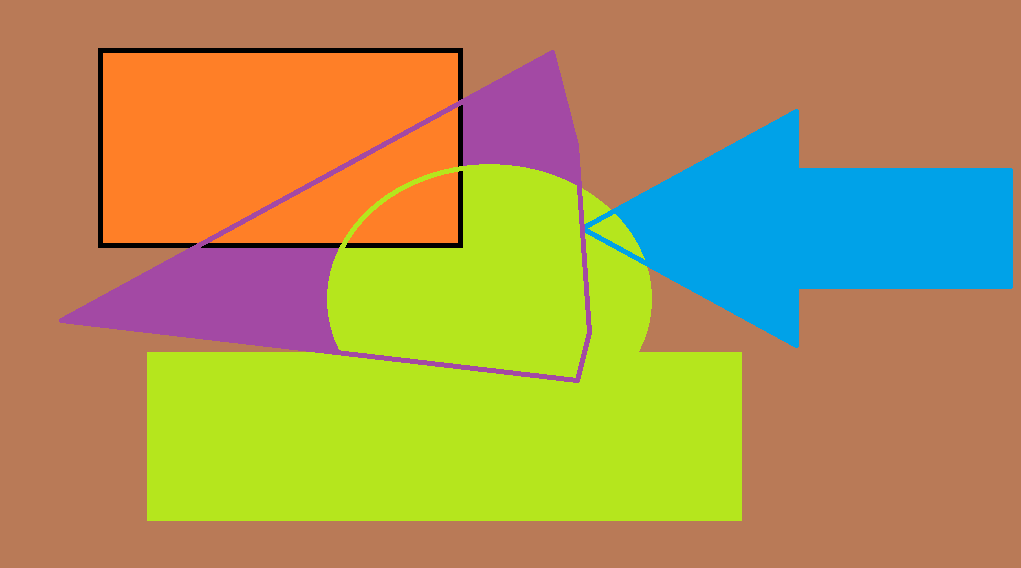
#> input picture 参考代码/二元哈夫曼编码/Huffman-Coding-master/test.bmp, 1021 x 568 px
$ python '二元霍夫曼编码.py'
#> lines starting #> are read from the running program, lines starting #| are printed output that depends on the picture
#coding:utf-8
from PIL import Image
from struct import  *
xiang_su_pin_lv={}
jie_dian_list = []
bian_ma_biao = {}

class node: #节点的类
    def __init__(self, right=None, left=None, parent=None, weight=0, code=None):  #节点构造方法
        self.left = left
        self.right = right
        self.parent = parent
        self.weight = weight
        self.code = code

def picture_convert(): #将bmp图片转换为灰值图
    picture = Image.open('./test.bmp')
#> picture is the input picture: PIL image 1021x568 RGB; mean R, G, B 172.3, 148.7, 84
    picture = picture.convert('L')
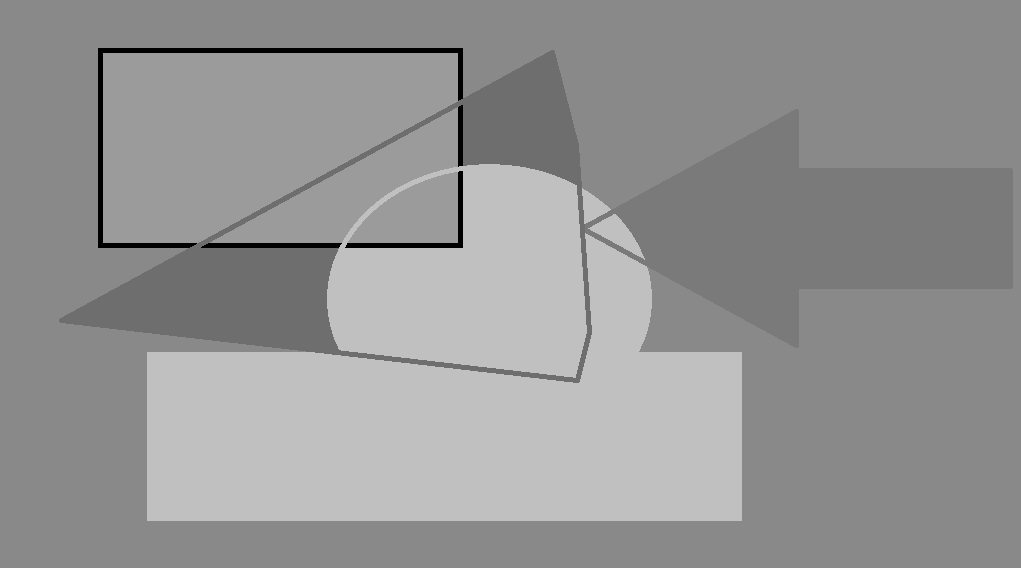
#> picture: PIL image 1021x568 L; min 0, max 192, mean 148.4
    picture.save('new.bmp')
    return picture  #返回转换后的图片对象

def pin_lv_tong_ji(list): #统计每个像素出现的次数
    global xiang_su_pin_lv
    for i in list:
        if i not in xiang_su_pin_lv.keys():
            xiang_su_pin_lv[i]=1 #若此像素点不在字符频率字典里则直接添加
        else:
            xiang_su_pin_lv[i] += 1 #若存在在字符频率字典里则对应值加一


def gou_zao_ye_zi(xiang_su_zhi): #构造叶子节点，分别赋予其像素点的值和像素点的权值
    for i in range(len(xiang_su_zhi)):
        jie_dian_list.append(node(weight=xiang_su_zhi[i][1], code=str(xiang_su_zhi[i][0])))
        #print xiang_su_zhi[i][0],str(xiang_su_zhi[i][1])
    #print jie_dian_list.__len__()
    return jie_dian_list

def sort_by_weight(list_node):  #将每次更新后的node列表按权值进行排序
    list_node =sorted(list_node, key=lambda node:node.weight)
    return list_node

def huo_fu_man_shu(listnode): #构造霍夫曼树
    listnode = sort_by_weight(listnode)
    while len(listnode) != 1:
        low_node0,low_node1 = listnode[0], listnode[1] #每次取最小权值的两个像素点进行合并
        new_change_node = node()
        new_change_node.weight = low_node0.weight + low_node1.weight
        new_change_node.left = low_node0
        new_change_node.right = low_node1
        low_node0.parent = new_change_node
        low_node1.parent = new_change_node
        listnode.remove(low_node0)
        listnode.remove(low_node1)
        listnode.append(new_change_node)
        listnode = sort_by_weight(listnode)
    #print listnode
    return listnode #返回头结点

def er_yuan_huo_fu_man_bian_ma(picture):  #编码函数，返回编码表以及编码结果
    width = picture.size[0]
#> width = 1021
    height = picture.size[1]
#> height = 568
    im = picture.load()
    print ("像素点个数为："),width*height
#| 像素点个数为：
    print ("灰度图宽为"+str(width)+"像素")
#| 灰度图宽为1021像素
    print ("灰度图高为"+str(height)+"像素")
#| 灰度图高为568像素
    list = [] #将像素点保存在列表中进行频率统计
    for i in range(width):
        for j in range(height):
           list.append(im[i,j])
#> after the loop, list = 579928 items
    pin_lv_tong_ji(list) #统计每个像素点的次数
#> after the loop in pin_lv_tong_ji, `for i in list:`: xiang_su_pin_lv = {137: 280209, 110: 34396, 0: 5414, 155: 65287, 192: 142848, 122: 51774}
    global xiang_su_pin_lv
    xiang_su = xiang_su_pin_lv
#> xiang_su has the same summary as xiang_su_pin_lv in pin_lv_tong_ji
    xiang_su = sorted(xiang_su.items(),key=lambda item:item[1])
#> xiang_su = [(0, 5414), (110, 34396), (122, 51774), (155, 65287), (192, 142848), (137, 280209)]
    ye_zi_list = gou_zao_ye_zi(xiang_su) #构造叶子节点
#> the loop in gou_zao_ye_zi, `for i in range(len(xiang_su_zhi)):` made 6 passes
#> after the loop in gou_zao_ye_zi, `for i in range(len(xiang_su_zhi)):`: jie_dian_list = 6 items
#> ye_zi_list = 6 items
    head = huo_fu_man_shu(ye_zi_list)[0] #保存编码树的头结点
#> the loop in huo_fu_man_shu, `while len(listnode) != 1:` made 5 passes
    global  bian_ma_biao
    for e in ye_zi_list:  #构造编码表
        new_change_node = e
        bian_ma_biao.setdefault(e.code, "")#如果字典中包含有给定键，则返回该键对应的值，否则返回为该键设置的值。
        while new_change_node!=head:
            if new_change_node.parent.left == new_change_node:
                bian_ma_biao[e.code] = "1" + bian_ma_biao[e.code]
            else:
                bian_ma_biao[e.code] = "0" + bian_ma_biao[e.code]
            new_change_node = new_change_node.parent
#> this loop made 6 passes
#> after the loop, bian_ma_biao = {'0': '00011', '110': '00010', '122': '0000', '155': '001', '192': '01', '137': '1'}
    for key in bian_ma_biao.keys():
        print ("信源像素点" + key+"霍夫曼编码后的码字为：" + bian_ma_biao[key])
#> this loop made 6 passes
#> key on passes 1 to 6: '0', '110', '122', '155', '192', '137'
#| 信源像素点0霍夫曼编码后的码字为：00011
#| 信源像素点110霍夫曼编码后的码字为：00010
#| 信源像素点122霍夫曼编码后的码字为：0000
#| 信源像素点155霍夫曼编码后的码字为：001
#| 信源像素点192霍夫曼编码后的码字为：01
#| 信源像素点137霍夫曼编码后的码字为：1
    result = '' #编码结果，对每个像素点进行霍夫曼编码
    for i in range(width):
        for j in range(height):
            for key,values in bian_ma_biao.items():
                if str(im[i,j]) == key:
                    result = result+values
    file = open('result.txt','w')
    file.write(result)
    print("大佬，您的编码表为:",bian_ma_biao)
#| 大佬，您的编码表为: {'0': '00011', '110': '00010', '122': '0000', '155': '001', '192': '01', '137': '1'}

def zi_jie_xie_ru():
    pppp = open('result.txt', 'r')
    #readlines返回列表，包含所有的行。strip移除字符串头尾指定的字符序列。
    pppp = pppp.readlines()[0].strip('\n')
    str = pppp
    yu_shu = 8 - pppp.__len__() % 8
    #print yu_shu
    file = open("huo_fu_man_compress.txt", "wb")
    for i in range(0,str.__len__(),8):
        if i+8>str.__len__():
            char = 00000000
            erjinzhi = str[i:]
            #print erjinzhi
            buling = ''
            for i in range(yu_shu):
                buling = buling + '0'
            erjinzhi = buling +erjinzhi

            for j in range(8):
                if erjinzhi[j] == '1':
                    if j == 7:
                        char += 1
                    else:
                        char += 1
                        char = char << 1
                if erjinzhi[j] == "0":
                    if j == 7:
                        pass
                    else:
                        char = char << 1
            file.write(pack("B", char))
            break
        erjinzhi=str[i:i+8]
        char = 00000000
        for j in range(8):
            if erjinzhi[j] == '1':
                if j == 7:
                    char += 1
                else:
                    char +=1
                    char = char << 1
            if erjinzhi[j] == "0":
                if j ==7:
                    pass
                else:
                    char = char << 1
        file.write(pack("B", char))
    file.write(pack('B',yu_shu))
    print ("GAME OVER")
if __name__ == '__main__':
    picture = picture_convert()
    er_yuan_huo_fu_man_bian_ma(picture)
    zi_jie_xie_ru()
